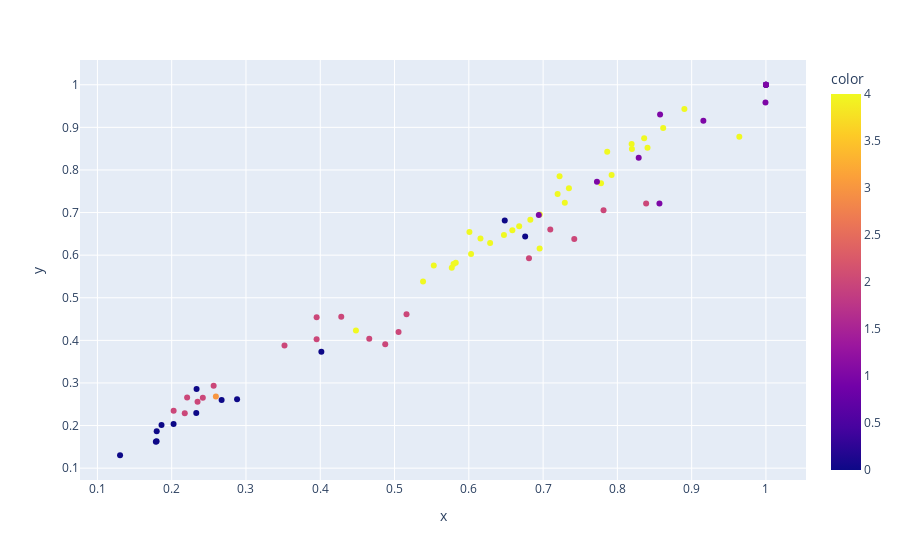

Notebook source saved alongside this figure:
### Code cell
'''
Clustering of features using K-means

X = [Country, Time, Features]
Plot the clusters against properties
'''
X = big_data.values
kmeans = KMeans(n_clusters=5, random_state=0).fit(X)



scatter2d(X, kmeans.labels_)
